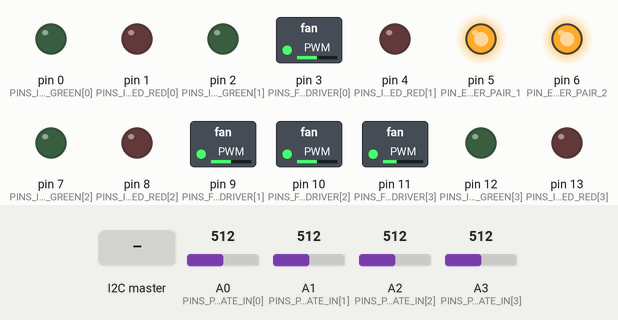
Recording of a sketch running on a simulated Arduino Uno, built with avr-gcc and run on an emulated ATmega328P. On the bench: switched loads named in the sketch (green lamp = pin HIGH), output pins drawn as LEDs (lit = HIGH). Inputs (shaded band) come from the test bench; at power-on: A0 (PINS_POWER_STATE_IN[0]) = 512, A1 (PINS_POWER_STATE_IN[1]) = 512, A2 (PINS_POWER_STATE_IN[2]) = 512, A3 (PINS_POWER_STATE_IN[3]) = 512.

Above: at 0.6 s.
At 1.2 s:
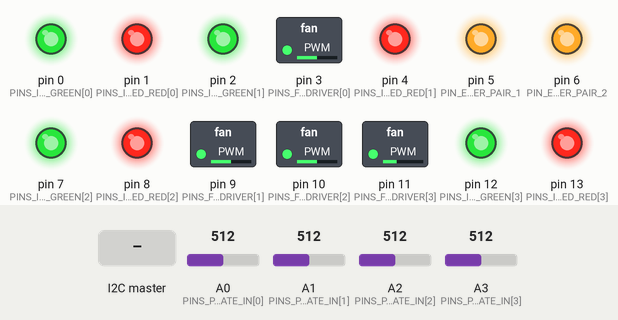
1.3 s: the I2C master sends the byte 1
At 1.6 s:
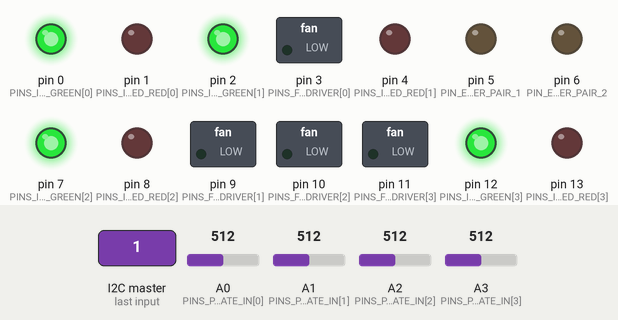
Timing chart, 0 to 4.3 s (numbered marks = the images above; inputs shaded):
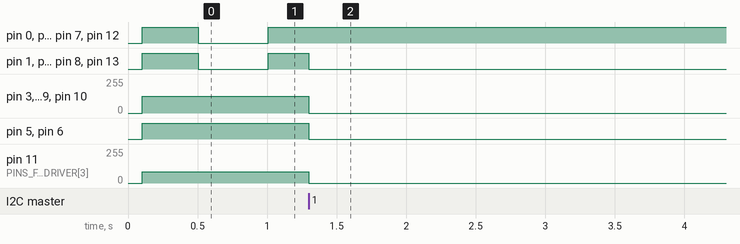

The sketch:

fan-controller.ino
```cpp
//#include <avr.h>
#include <Wire.h>

// I/O constants
const int PINS_FAN_DRIVER[4] = {3, 9, 10, 11};
const int PINS_INDICATOR_LED_GREEN[4] = { 0, 2, 7, 12 };
const int PINS_INDICATOR_LED_RED[4] = { 1, 4, 8, 13 };
const int PIN_ENABLE_DRIVER_PAIR_1 = 5;
const int PIN_ENABLE_DRIVER_PAIR_2 = 6;
const int PINS_POWER_STATE_IN[4] = { A0, A1, A2, A3};
const int NO_SLOT_ON_VOLTS_MIN = 593; //If measured power state voltage > 2.9 no slots are on
const int ONE_SLOT_ON_VOLTS_MIN = 350; //If measured power state voltage > 1.7V and <= 2.9V only one slot is on

// Message constants
const int I2C_CHANNEL = 0x10;
const byte START_MSG = 240;
const byte END_MSG = 250;
const byte NO_FAN_SPEED = 255;
const byte MSG_LEN = 17; //bytes in message
const byte DATA_LEN = 14; //data length
const byte DATA_BYTES_PER_FAN = 3; //3 data bytes per fan
const byte CRC7_POLY = 0x91;
const int NUM_FANS = 4;
const int MSG_TIMEOUT = 150;  // If no message rx 15 seconds then use power detection to drive fan on or off
const int COMMS_HUNG_TIMEOUT = 600;  // If no message rx for 60 seconds then allow watchdog to time out and do a reset
const int BLINK_RATE = 5; // Number of DELAY_TIMEs to turn indicator LED on / off if no fan speed set for fan
const int DELAY_TIME = 100; // loop every 100ms

int currentSpeed[4] = {0, 0, 0, 0};  //Current speed of fans
int powerState[4] = {0, 0, 0, 0};

byte minSpeed[4] = {60, 60, 60, 40}; //These are the defaults
byte mediumSpeed[4] = {0, 0, 0, 0}; //Orange Indicator threshold
byte highSpeed[4] = {0,0,0,0}; //Red Indicator threshold
byte maxSpeed[4] = {100, 100, 100, 120};
byte defaultSpeed[4] = {0, 0, 0, 0};  //Set to NO_FAN_SPEED if no fan speed received (and LED is flashed)
byte fanSupplyVolts = 120;
float rangeMultiplier = 255.0 / fanSupplyVolts;
int timeSinceMsg = MSG_TIMEOUT; //Start as though no received a message
int msgRx = LOW;
bool pwmOut = true; //Whether to drive output speed as a PWM signal or not.
int blinkCnt = 0; //Used to flash indicator LED if not using temp input but just using power sensing
int blinkState = HIGH; //Initial state for indicator LED

void setup() {
  for (int i = 0; i < NUM_FANS; i++) {
    pinMode(PINS_INDICATOR_LED_GREEN[i], OUTPUT);
    pinMode(PINS_INDICATOR_LED_RED[i], OUTPUT);
  }
  pinMode(PIN_ENABLE_DRIVER_PAIR_1, OUTPUT);
  pinMode(PIN_ENABLE_DRIVER_PAIR_2, OUTPUT);
  //Set everything to off
  digitalWrite(PIN_ENABLE_DRIVER_PAIR_1, LOW);
  digitalWrite(PIN_ENABLE_DRIVER_PAIR_2, LOW);
  for (int fanNum = 0; fanNum < NUM_FANS; fanNum++) {
    controlFan(fanNum, 0, LOW);
    mediumSpeed[fanNum] = minSpeed[fanNum]; //Orange Indicator threshold
    highSpeed[fanNum] = minSpeed[fanNum] + ((maxSpeed[fanNum] - minSpeed[fanNum]) / 2); //Red Indicator threshold
  }
  Wire.begin(I2C_CHANNEL);            // join i2c bus with address #0x10
  Wire.onReceive(receiveMessage); // register receiver
  //Debug I2C bus
//  pinMode(13, OUTPUT);
//  digitalWrite(13, LOW);
  setWatchDog(); //Two second watchdog timeout
}

void loop() {
  delay(DELAY_TIME); //ms
  timeSinceMsg++;
  for (int i=0; i<NUM_FANS; i++) {
    powerState[i] = analogRead(PINS_POWER_STATE_IN[i]);
  }
  blinkCnt ++;
  if (blinkCnt >= BLINK_RATE) {
    blinkState = not blinkState;
    blinkCnt = 0;
  }

  if (timeSinceMsg >= MSG_TIMEOUT) {
    //No control message received recently - blink indicator LED and send no fan speed
    //This will drive the fan according to the power status
    for (int i=0; i<NUM_FANS; i++) {
      controlFan(i, NO_FAN_SPEED, blinkState);
    }
  } else {
    //Blink leds that are powered on but not received a fan speed for
    for (int i=0; i<NUM_FANS; i++) {
      if (defaultSpeed[i] == NO_FAN_SPEED) {
        controlFan(i, NO_FAN_SPEED, blinkState);
      }
    }
  }
  if (timeSinceMsg >= COMMS_HUNG_TIMEOUT) {
    //Not received any comms for an extended period
    //This could be because I2C Wire comms has hung
    //So force a reset
    softwareReset();
  }
  //Kick the watchdog so that we dont get reset
  kickWatchDog();
}

//Process any message received
//Message format: {0x55, minSpeed1, maxSpeed1, speed1, minSpeed2, maxSpeed2, speed2,
// minSpeed3, maxSpeed3, speed3, minSpeed4, maxSpeed4, speed4, pwmOn, fanSupplyVolts, 0xaa}
//Speed Range: 0 = off, 50 = full speed, 0xff = status not known
void receiveMessage(int numBytes) {
  bool validMsg = true;
  byte data[DATA_LEN]; //14 bytes of data
  int dataCnt = 0;
  bool start = false;
  bool crcRx = false;
  while (Wire.available()) {
    // loop through all bytes
    byte b = Wire.read(); // receive byte
    if (!start) {
      if (b == START_MSG) {
        start = true;
      }
    } else if (dataCnt < DATA_LEN) {
      data[dataCnt++] = b;
    } else if (not crcRx) {
      //Check crc
      byte crc = getCRC(data, DATA_LEN);
      if (b != crc) {
        validMsg = false;
      }
      crcRx = true;
    } else if (b != END_MSG) {
        validMsg = false;
    }
  }
  if (validMsg) {
    int newSpeed[4] = {0, 0, 0, 0};
    int offset = 0;
    timeSinceMsg = 0;
    for (int fanNum = 0; fanNum < NUM_FANS; fanNum++) {
      offset = fanNum * DATA_BYTES_PER_FAN; //3 data bytes per fan
      int newMinSpeed = data[offset++];
      int newMaxSpeed = data[offset++];
      newSpeed[fanNum] = data[offset++];
      if (newMinSpeed != minSpeed[fanNum] || newMaxSpeed != maxSpeed[fanNum]) {
        minSpeed[fanNum] = newMinSpeed;
        maxSpeed[fanNum] = newMaxSpeed;
        mediumSpeed[fanNum] = minSpeed[fanNum]; //Orange Indicator threshold
        highSpeed[fanNum] = minSpeed[fanNum] + ((maxSpeed[fanNum] - minSpeed[fanNum]) / 2); //Red Indicator threshold
        //Check if speed being set is greater than the max speed
        //Note: but only if the new speed is not the NO_FAN_SPEED indicator
        if (newSpeed[fanNum] != NO_FAN_SPEED && newSpeed[fanNum] > maxSpeed[fanNum]) {
          newSpeed[fanNum] = maxSpeed[fanNum];
        }
      }
      offset = NUM_FANS * DATA_BYTES_PER_FAN;
      if (data[offset++] > 0) {
        //Turn on PWM
        pwmOut = true;
      } else {
        pwmOut = false;
      }
      fanSupplyVolts = data[offset++];
      rangeMultiplier = 255.0 / fanSupplyVolts;
    }
    //Set new speed
    for (int i=0; i< NUM_FANS; i++) {
      controlFan(i, newSpeed[i], HIGH);
      defaultSpeed[i] = newSpeed[i]; //Set to 255 if no speed received
    }
  }
}

byte getCRC(byte message[], byte length) {
  byte crc = 0;

  for (int i = 0; i < length; i++) {
    crc ^= message[i];
    for (int j = 0; j < 8; j++) {
      if (crc & 1)
        crc ^= CRC7_POLY;
      crc >>= 1;
    }
  }
  return crc;
}

void controlFan(int fanNum, byte speed, int blinkState) {
  if (speed == NO_FAN_SPEED) {
    int powerInVolts = powerState[fanNum];
    //State of slot unknown - use power state to drive fan on or off
    if (powerInVolts > NO_SLOT_ON_VOLTS_MIN) {
      speed = 0;
    } else if (powerInVolts >= ONE_SLOT_ON_VOLTS_MIN) {
      //One slot is powered
      speed = mediumSpeed[fanNum];
    } else {
      //Both slots powered
      // speed = highSpeed[fanNum];
      speed = maxSpeed[fanNum];
    }
//    if (powerState[fanNum]){
//      speed = defaultSpeed;
//    } else {
//      speed = 0; //turn it off
//    }
  }
  currentSpeed[fanNum] = speed;
  //Enable LM293 output for fan pair
  if (currentSpeed[0] > 0 || currentSpeed[1] > 0) {
    digitalWrite(PIN_ENABLE_DRIVER_PAIR_1, HIGH);
  } else {
    digitalWrite(PIN_ENABLE_DRIVER_PAIR_1, LOW);
  }
  if (currentSpeed[2] > 0 || currentSpeed[3] > 0) {
    digitalWrite(PIN_ENABLE_DRIVER_PAIR_2, HIGH);
  } else {
    digitalWrite(PIN_ENABLE_DRIVER_PAIR_2, LOW);
  }
  int outputVoltage = 0;
  if (pwmOut) {
    //Set output voltage based on required speed
    outputVoltage = byte(speed*rangeMultiplier);
    if (outputVoltage >= 240) {
      //Set fully on
      outputVoltage = 255;
    }
  } else {
    //Drive fan either fully on or fully off
    if (speed > 0) {
      outputVoltage = 255;
    } else {
      outputVoltage = 0;
    }
  }
  // if (fanNum != 1) {
    analogWrite(PINS_FAN_DRIVER[fanNum], outputVoltage);
  // } else {
  //   analogWrite(fanDriverPins[1], 128);
  // }
  setSpeedIndicator(fanNum, speed, blinkState);
}

void setSpeedIndicator(int fanNum, byte speed, int blinkState) {
  //Change colour of indicator LED to match speed setting
  //Green - a slot is powered but fan is off
  //Amber - fan is on but only at medium speed
  //Red - fan is at high speed
  if (speed == 0) {
    int powerInVolts = powerState[fanNum];
    if (powerInVolts < NO_SLOT_ON_VOLTS_MIN) {
      //Show Green led on if at least one of the slots is powered, to show that state is recognised
      digitalWrite(PINS_INDICATOR_LED_GREEN[fanNum], blinkState);
    } else {
      //All off
      digitalWrite(PINS_INDICATOR_LED_GREEN[fanNum], LOW);
    }
    digitalWrite(PINS_INDICATOR_LED_RED[fanNum], LOW);
  } else if (speed < mediumSpeed[fanNum]) {
    //Green
    digitalWrite(PINS_INDICATOR_LED_GREEN[fanNum], blinkState);
    digitalWrite(PINS_INDICATOR_LED_RED[fanNum], LOW);
  } else if (speed < highSpeed[fanNum]) {
    //Amber
    digitalWrite(PINS_INDICATOR_LED_GREEN[fanNum], blinkState);
    digitalWrite(PINS_INDICATOR_LED_RED[fanNum], blinkState);
  } else {
    //Red
    digitalWrite(PINS_INDICATOR_LED_GREEN[fanNum], LOW);
    digitalWrite(PINS_INDICATOR_LED_RED[fanNum], blinkState);
  }
}

void setWatchDog() {
  // enable watchdog
  //Ideally this would use the in-built watchdog
  //but am using an old boot loader which causes and endless reset on timeout
  // wdt_enable(WDTO_2S);
}

void kickWatchDog() {
  // reset watchdog with the provided prescaller
  // wdt_reset();
}

void(* resetFunc) (void) = 0; //declare reset function @ address 0

void softwareReset() {
  // force watchdog timeout by setting short time
  // wdt_enable(WDTO_30MS);
  // wait for the prescaller time to expire
  // while(1) {}
  //As watchdog timeout causes an endless reset due to the old bootloader not resetting the watchdog
  //use the simple function that restarts the code.
  resetFunc();  //call reset
}
```

Measured:
- after the input at 1.3 s, pin 0 (PINS_INDICATOR_LED_GREEN[0]), pin 2 (PINS_INDICATOR_LED_GREEN[1]): stops changing and stays HIGH
